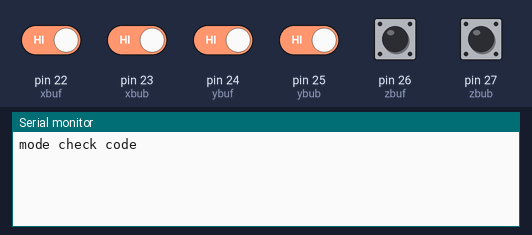
Simulated run of this sketch. Board: Arduino Mega 2560, built with avr-gcc and run on an emulated ATmega2560. Shown: the last lines printed to the serial monitor. Inputs (shaded band) come from the test bench; at power-on: pin 22 (xbuf), pin 23 (xbub), pin 24 (ybuf), pin 25 (ybub), pin 26 (zbuf), pin 27 (zbub) HIGH.

Above: at 1.2 s.
1.3 s: pin 22 (xbuf) driven LOW
At 1.7 s:
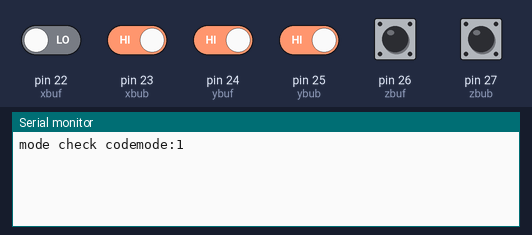
3.3 s: pin 23 (xbub) driven LOW
At 3.7 s:
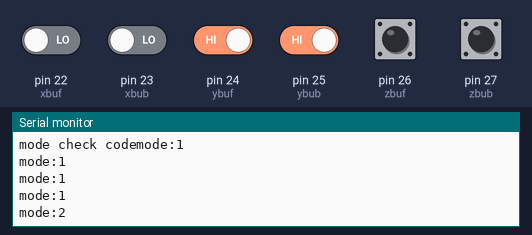
4.8 s: pin 24 (ybuf) driven LOW
At 5.2 s:
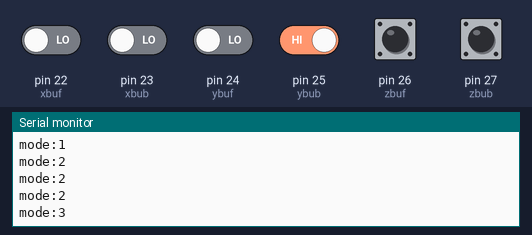
6.3 s: pin 25 (ybub) driven LOW
At 6.7 s:
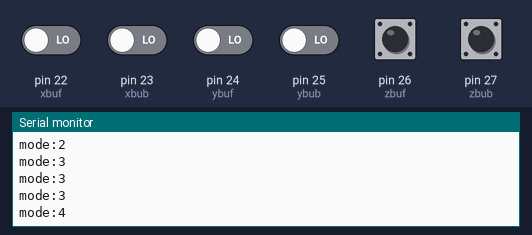
Timing chart, 0 to 8.8 s (numbered marks = the images above; inputs shaded):
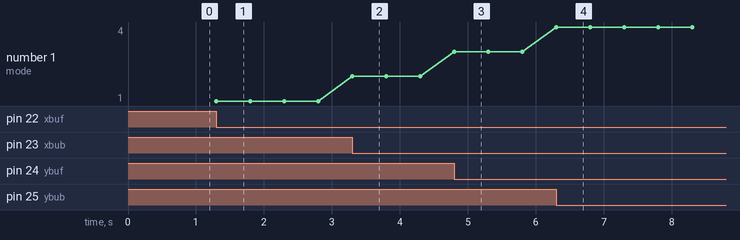

Measured:
- after the input at 1.3 s, the serial monitor: prints a new line at once (image 1)
- after the input at 3.3 s, the serial monitor: prints a new line at once (image 2)
- after the input at 4.8 s, the serial monitor: prints a new line at once (image 3)
- after the input at 6.3 s, the serial monitor: prints a new line at once (image 4)
- plotted number 1: 1 → 2 after the input at 3.3 s, 2 → 3 after the input at 4.8 s, 3 → 4 after the input at 6.3 s

The sketch:

sketch_sep27a.ino
```cpp
//모드 확인 코드

//핀번호 선언, 이렇게 선언하면 포트를 변경할때마다 쉽다.
#define xbuf    22
#define xbub    23
#define ybuf    24
#define ybub    25
#define zbuf    26
#define zbub    27
#define gbuf    28
#define gbub    29

void modecheckprint(int insert);//함수 선언 이렇게 모아두면 함수가 많을때 나중에 보기 편하다

void setup()//설정
{
  Serial.begin(9600);//출력을 위한 시리얼창 열기

  //각각 핀번호 입력 설정
  pinMode(xbuf,INPUT);
  pinMode(xbub,INPUT);
  pinMode(ybuf,INPUT);
  pinMode(ybub,INPUT);
  pinMode(zbuf,INPUT);
  pinMode(zbub,INPUT);
  pinMode(gbuf,INPUT);
  pinMode(gbub,INPUT);

  Serial.print("mode check code");
}

int modenum=0;//모드에 해당하는 전역변수

void loop()
{
  for(;;)
  {
    //회로도 참고시 '풀다운' 스위치임에따라 버튼 입력시 1의 신호이기에 기준이 된다.
    int button_standard = 1;//버튼 입력 기준 신호 = 1(5v)
    //어떤 버튼이 입력되냐에 따라 달라지는 모드
    if(digitalRead(xbuf)!=button_standard) modenum = 1;//버튼 입력시 변수 변경
    if(digitalRead(xbub)!=button_standard) modenum = 2;
    if(digitalRead(ybuf)!=button_standard) modenum = 3;
    if(digitalRead(ybub)!=button_standard) modenum = 4;
    if(digitalRead(zbuf)!=button_standard) modenum = 5;
    if(digitalRead(zbub)!=button_standard) modenum = 6;
    if(modenum != 0) break;//만약 모드가 변경되면 반복문 탈출
  }

  if(modenum == 1)//n번 모드일때
  {
    modecheckprint(modenum);//모드 실행
  }
  else if(modenum == 2)
  {
    modecheckprint(modenum);//모드 실행
  }
  //지역 함수 선언 차이점: 긴 코드를 작성하는 것보다, 무엇을 하는 함수인지 작성하면 보기 깔끔하다.
  else if(modenum == 3)
  {
    Serial.print("mode:");
    Serial.println(modenum);//인자가 없어서 전역변수로 대체
    delay(500);
    modenum = 0;//변수 초기화에 따라 모드를 종료하고 버튼 입력 대기
  }
  else if(modenum == 4)
  {
    Serial.print("mode:");
    Serial.println(modenum);//인자가 없어서 전역변수로 대체
    delay(500);
    modenum = 0;//변수 초기화에 따라 모드를 종료하고 버튼 입력 대기
  }
  //이외 모드 번호에 따른 기능 else if 문으로 추가 가능
  else{}
}

void modecheckprint(int insert)//모드 확인을 위한 프린트 함수 요약
{
  Serial.print("mode:");
  Serial.println(insert);//인자로 받은 int형 insert값을 시리얼 모니터에 출력
  delay(500);
  modenum = 0;//변수 초기화에 따라 모드를 종료하고 버튼 입력 대기
}
```
